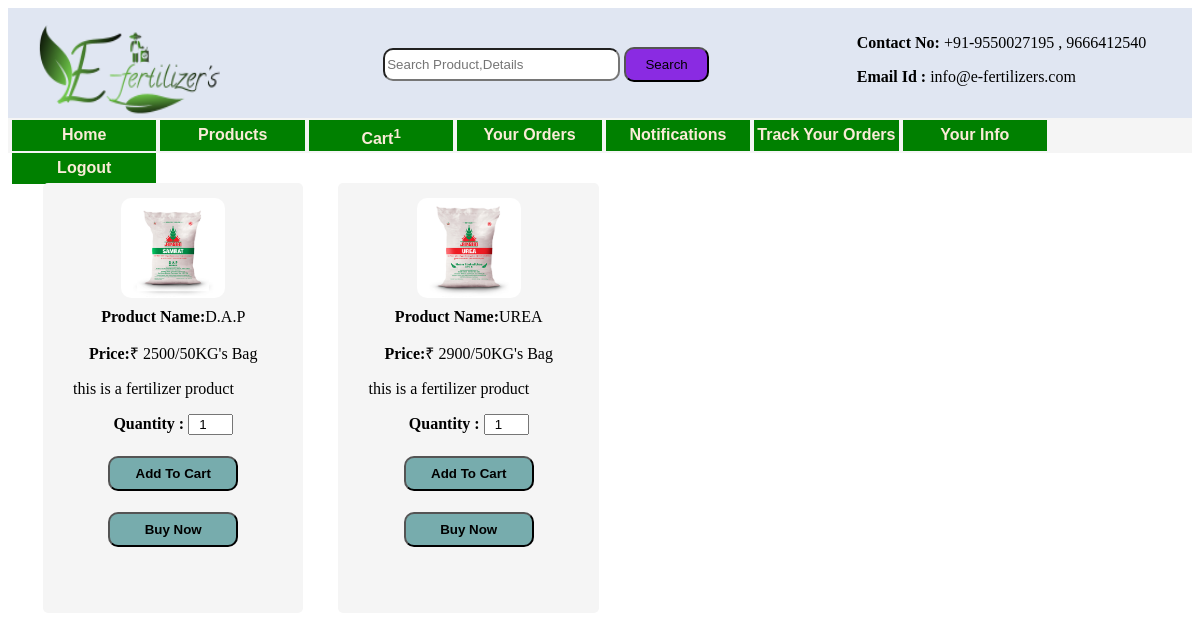
Page /fproduct on the earlier database version.
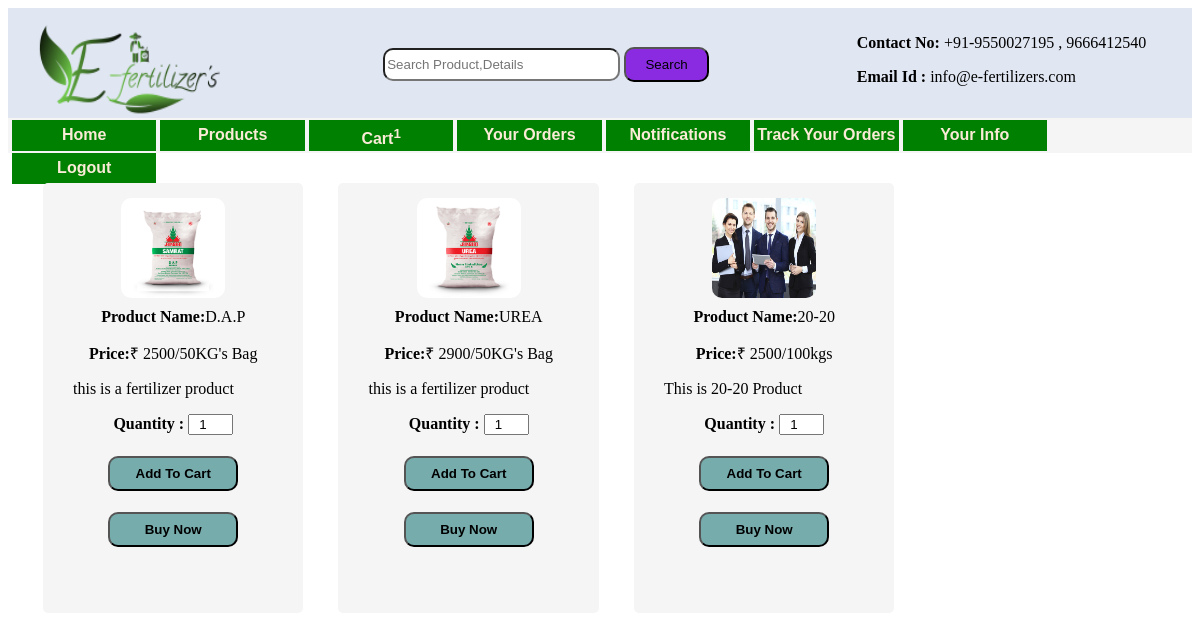
Same page on the later database version.
### Dealer/models.py (models this page shows)
class Product(models.Model):
    Name = models.CharField(max_length=20)
    Unique_Id = models.IntegerField(default=False)
    Email = models.EmailField(max_length=100,default=0)
    Price = models.IntegerField()
    Description = models.TextField()
    Quantity = models.IntegerField()
    Weight = models.IntegerField()
    Weight1 = models.CharField(max_length=10)
    Image = models.ImageField(upload_to='Products')
    created = models.DateTimeField(auto_now_add=True,auto_now=False)
    updated = models.DateTimeField(auto_now_add=False,auto_now=True)

### Farmer/views.py (the view)
# urls.py: path('fproduct',views.Farmer_Product,name='fproduct'),
def Farmer_Product(request):
    new = Product.objects.all()
    count = 0
    for item in Cart.objects.all():
        count += 1
    return render(request,"Farmer/Farmer Product.html",{"pro":new,"c":count})

### Templates/Farmer/Farmer Product.html (shortened to what this page needs)
{% extends 'Farmer_Base.html' %}
{% block Farmer %}
{% load static %}
{% for p in pro %}
<div class="Farmer_Product3">
    <div class="Farmer_Product4">
        <a href="single?id={{p.id}}">
            <img src="{{p.Image.url}}">
        </a>
    </div>
    <p><b>Product Name:</b>{{p.Name}}</p>
    <p><b>Price:</b>&#8377 {{p.Price}}/{{p.Weight}}{{p.Weight1}} </p>
    <p class="Farmer_Product5">
        {{p.Description}}
    </p>
    <form action="addcart" method="post" enctype="multipart/form-data">
        <p><b>Quantity : </b><input style="width: 45px;text-align:center"  type="number" name="Quantity" value=1></p>
    <button type="submit">Add To Cart</button>
    </form>
    <button type="button">Buy Now</button>
</div>
{% endfor %}
{% endblock %}

Differences in the rows shown:
added Product: Image (picture), Name "20-20", Price "2500", Weight "100", Weight1 "kgs", Description "This is 20-20 Product"
